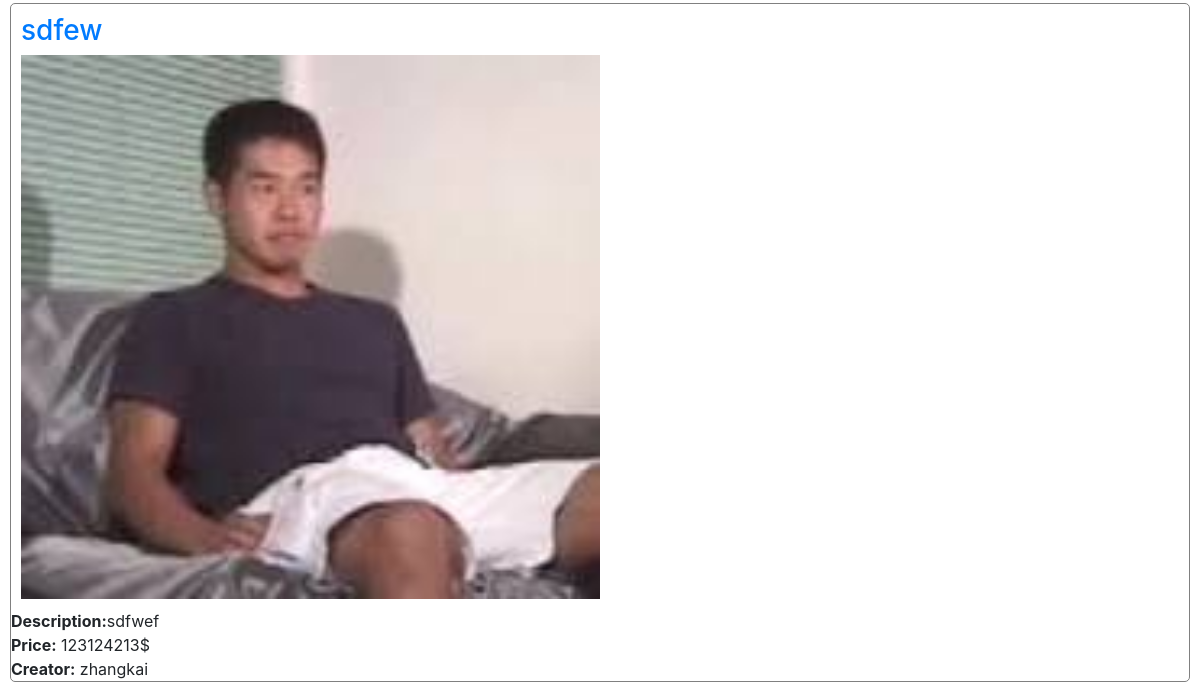
Before: / (lower part) with the older database file.
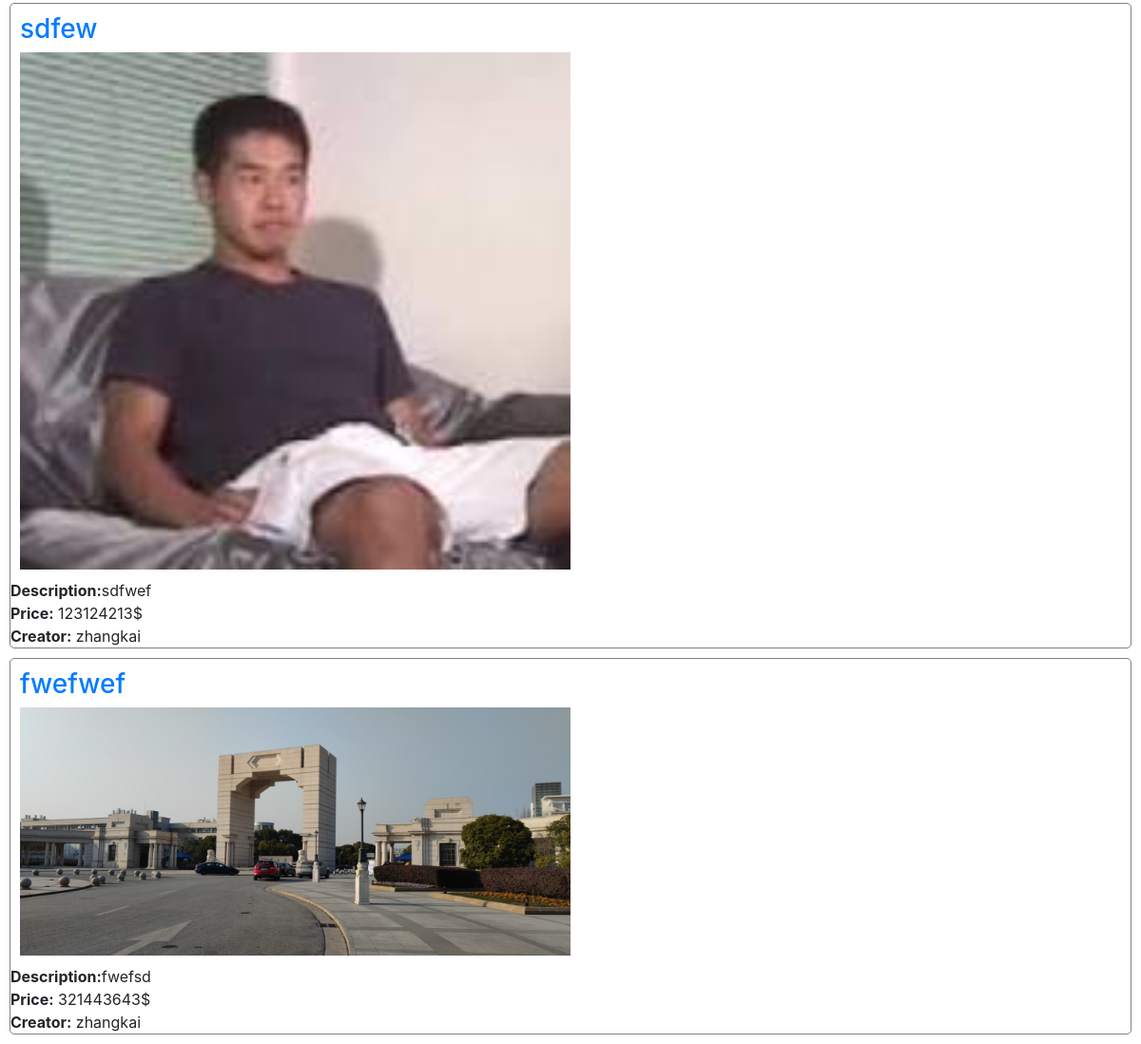
After: the same page with the newer database file.
### auctions/models.py (models this page shows, shortened)
class Listing(models.Model):
    title = models.CharField(max_length=64)
    description = models.CharField(max_length=500)
    starting_bid = models.IntegerField()
    image = models.ImageField(upload_to=None, height_field=None, width_field=None, max_length=100, default=1)
    category = models.ForeignKey(Category, on_delete=CASCADE, default=1, related_name="inside_category")
    creator = models.ForeignKey('User', on_delete=CASCADE, default=1, related_name="creates")

class User(AbstractUser):
    watchlist = models.ManyToManyField('Listing', blank=True, related_name="follower")

### auctions/views.py (the view)
# urls.py: path("", views.index, name="index"),
def index(request):
    listings = Listing.objects.all()
    return render(request, "auctions/index.html", {
        "listings": listings,
    })

### auctions/templates/auctions/index.html (shortened to what this page needs)
{% extends "auctions/layout.html" %}
{% block body %}
  {% for listing in listings %}
    <div class="show_listing">
      <div style="padding: 10px;">
        <a href="{% url 'listing_page' listing.id %}"><h3>{{ listing.title }}</h3></a>
        {% if listing.image != "1" %}
          <img src="{{ listing.image.url }}" alt="{{ listing.title }}" style="width: 50%;">
        {% endif %}
      </div>
      <div>
        <b>Description:</b>{{ listing.description|truncatechars:50 }}
      </div>
      <div>
        <b>Price:</b> {{ listing.starting_bid }}$
      </div>
      <div>
        <b>Creator:</b> {{ listing.creator }}
      </div>
    </div>
  {% endfor %}
{% endblock %}

### auctions/templates/auctions/layout.html (shortened to what this page needs)
{% load static %}
<!DOCTYPE html>
<html lang="en">
  <head>
    <link rel="stylesheet" href="https://stackpath.bootstrapcdn.com/bootstrap/4.4.1/css/bootstrap.min.css"
>
    <link href="{% static 'auctions/styles.css' %}" rel="stylesheet">
  </head>
  <body>
    {% block body %}
    {% endblock %}
  </body>
</html>

### auctions/static/auctions/styles.css (style rules this page uses)
body { padding: 10px; }
.show_listing { border: 1px solid gray; border-radius: 5px; margin-top: 10px; }

Changed rows visible on the page:
added Listing: title "fwefwef", image (picture), description "fwefsd", starting_bid "321443643", creator "zhangkai"
